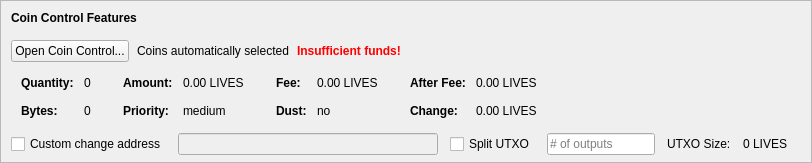
    <widget class="QFrame" name="frameCoinControl">
     <property name="sizePolicy">
      <sizepolicy hsizetype="Expanding" vsizetype="Expanding">
       <horstretch>0</horstretch>
       <verstretch>0</verstretch>
      </sizepolicy>
     </property>
     <property name="maximumSize">
      <size>
       <width>16777215</width>
       <height>16777215</height>
      </size>
     </property>
     <property name="frameShape">
      <enum>QFrame::StyledPanel</enum>
     </property>
     <property name="frameShadow">
      <enum>QFrame::Sunken</enum>
     </property>
     <layout class="QVBoxLayout" name="verticalLayoutCoinControl2">
      <property name="spacing">
       <number>0</number>
      </property>
      <property name="leftMargin">
       <number>0</number>
      </property>
      <property name="topMargin">
       <number>0</number>
      </property>
      <property name="rightMargin">
       <number>0</number>
      </property>
      <property name="bottomMargin">
       <number>6</number>
      </property>
      <item>
       <layout class="QVBoxLayout" name="verticalLayoutCoinControl" stretch="0,0,0,0,1">
        <property name="spacing">
         <number>0</number>
        </property>
        <property name="leftMargin">
         <number>10</number>
        </property>
        <property name="topMargin">
         <number>10</number>
        </property>
        <item>
         <layout class="QHBoxLayout" name="horizontalLayoutCoinControl1">
          <property name="bottomMargin">
           <number>15</number>
          </property>
          <item>
           <widget class="QLabel" name="labelCoinControlFeatures">
            <property name="sizePolicy">
             <sizepolicy hsizetype="Preferred" vsizetype="Maximum">
              <horstretch>0</horstretch>
              <verstretch>0</verstretch>
             </sizepolicy>
            </property>
            <property name="font">
             <font>
              <weight>75</weight>
              <bold>true</bold>
             </font>
            </property>
            <property name="styleSheet">
             <string notr="true">font-weight:bold;</string>
            </property>
            <property name="text">
             <string>Coin Control Features</string>
            </property>
           </widget>
          </item>
         </layout>
        </item>
        <item>
         <layout class="QHBoxLayout" name="horizontalLayoutCoinControl2" stretch="0,0,0,0">
          <property name="spacing">
           <number>8</number>
          </property>
          <property name="bottomMargin">
           <number>10</number>
          </property>
          <item>
           <widget class="QPushButton" name="pushButtonCoinControl">
            <property name="styleSheet">
             <string notr="true"/>
            </property>
            <property name="text">
             <string>Open Coin Control...</string>
            </property>
            <property name="autoDefault">
             <bool>false</bool>
            </property>
           </widget>
          </item>
          <item>
           <widget class="QLabel" name="labelCoinControlAutomaticallySelected">
            <property name="text">
             <string>Coins automatically selected</string>
            </property>
            <property name="margin">
             <number>5</number>
            </property>
           </widget>
          </item>
          <item>
           <widget class="QLabel" name="labelCoinControlInsuffFunds">
            <property name="font">
             <font>
              <weight>75</weight>
              <bold>true</bold>
             </font>
            </property>
            <property name="styleSheet">
             <string notr="true">color:red;font-weight:bold;</string>
            </property>
            <property name="text">
             <string>Insufficient funds!</string>
            </property>
            <property name="margin">
             <number>5</number>
            </property>
           </widget>
          </item>
          <item>
           <spacer name="horizontalSpacerCoinControl">
            <property name="orientation">
             <enum>Qt::Horizontal</enum>
            </property>
            <property name="sizeHint" stdset="0">
             <size>
              <width>40</width>
              <height>1</height>
             </size>
            </property>
           </spacer>
          </item>
         </layout>
        </item>
        <item>
         <widget class="QWidget" name="widgetCoinControl" native="true">
          <property name="sizePolicy">
           <sizepolicy hsizetype="Preferred" vsizetype="Preferred">
            <horstretch>0</horstretch>
            <verstretch>0</verstretch>
           </sizepolicy>
          </property>
          <property name="minimumSize">
           <size>
            <width>0</width>
            <height>0</height>
           </size>
          </property>
          <property name="styleSheet">
           <string notr="true"/>
          </property>
          <layout class="QHBoxLayout" name="horizontalLayoutCoinControl5">
           <property name="leftMargin">
            <number>0</number>
           </property>
           <property name="topMargin">
            <number>0</number>
           </property>
           <property name="rightMargin">
            <number>0</number>
           </property>
           <property name="bottomMargin">
            <number>0</number>
           </property>
           <item>
            <layout class="QHBoxLayout" name="horizontalLayoutCoinControl3" stretch="0,0,0,1">
             <property name="spacing">
              <number>20</number>
             </property>
             <property name="topMargin">
              <number>0</number>
             </property>
             <property name="bottomMargin">
              <number>10</number>
             </property>
             <item>
              <layout class="QFormLayout" name="formLayoutCoinControl1">
               <property name="horizontalSpacing">
                <number>10</number>
               </property>
               <property name="verticalSpacing">
                <number>14</number>
               </property>
               <property name="leftMargin">
                <number>10</number>
               </property>
               <property name="topMargin">
                <number>4</number>
               </property>
               <property name="rightMargin">
                <number>6</number>
               </property>
               <item row="0" column="0">
                <widget class="QLabel" name="labelCoinControlQuantityText">
                 <property name="font">
                  <font>
                   <weight>75</weight>
                   <bold>true</bold>
                  </font>
                 </property>
                 <property name="text">
                  <string>Quantity:</string>
                 </property>
                 <property name="margin">
                  <number>0</number>
                 </property>
                </widget>
               </item>
               <item row="0" column="1">
                <widget class="QLabel" name="labelCoinControlQuantity">
                 <property name="cursor">
                  <cursorShape>IBeamCursor</cursorShape>
                 </property>
                 <property name="contextMenuPolicy">
                  <enum>Qt::ActionsContextMenu</enum>
                 </property>
                 <property name="text">
                  <string notr="true">0</string>
                 </property>
                 <property name="margin">
                  <number>0</number>
                 </property>
                 <property name="textInteractionFlags">
                  <set>Qt::LinksAccessibleByMouse|Qt::TextSelectableByKeyboard|Qt::TextSelectableByMouse</set>
                 </property>
                </widget>
               </item>
               <item row="1" column="0">
                <widget class="QLabel" name="labelCoinControlBytesText">
                 <property name="font">
                  <font>
                   <weight>75</weight>
                   <bold>true</bold>
                  </font>
                 </property>
                 <property name="text">
                  <string>Bytes:</string>
                 </property>
                </widget>
               </item>
               <item row="1" column="1">
                <widget class="QLabel" name="labelCoinControlBytes">
                 <property name="cursor">
                  <cursorShape>IBeamCursor</cursorShape>
                 </property>
                 <property name="contextMenuPolicy">
                  <enum>Qt::ActionsContextMenu</enum>
                 </property>
                 <property name="text">
                  <string notr="true">0</string>
                 </property>
                 <property name="textInteractionFlags">
                  <set>Qt::LinksAccessibleByMouse|Qt::TextSelectableByKeyboard|Qt::TextSelectableByMouse</set>
                 </property>
                </widget>
               </item>
              </layout>
             </item>
             <item>
              <layout class="QFormLayout" name="formLayoutCoinControl2">
               <property name="horizontalSpacing">
                <number>10</number>
               </property>
               <property name="verticalSpacing">
                <number>14</number>
               </property>
               <property name="leftMargin">
                <number>6</number>
               </property>
               <property name="topMargin">
                <number>4</number>
               </property>
               <property name="rightMargin">
                <number>6</number>
               </property>
               <item row="0" column="0">
                <widget class="QLabel" name="labelCoinControlAmountText">
                 <property name="font">
                  <font>
                   <weight>75</weight>
                   <bold>true</bold>
                  </font>
                 </property>
                 <property name="text">
                  <string>Amount:</string>
                 </property>
                 <property name="margin">
                  <number>0</number>
                 </property>
                </widget>
               </item>
               <item row="0" column="1">
                <widget class="QLabel" name="labelCoinControlAmount">
                 <property name="cursor">
                  <cursorShape>IBeamCursor</cursorShape>
                 </property>
                 <property name="contextMenuPolicy">
                  <enum>Qt::ActionsContextMenu</enum>
                 </property>
                 <property name="text">
                  <string notr="true">0.00 LIVES</string>
                 </property>
                 <property name="textInteractionFlags">
                  <set>Qt::LinksAccessibleByMouse|Qt::TextSelectableByKeyboard|Qt::TextSelectableByMouse</set>
                 </property>
                </widget>
               </item>
               <item row="1" column="0">
                <widget class="QLabel" name="labelCoinControlPriorityText">
                 <property name="font">
                  <font>
                   <weight>75</weight>
                   <bold>true</bold>
                  </font>
                 </property>
                 <property name="text">
                  <string>Priority:</string>
                 </property>
                </widget>
               </item>
               <item row="1" column="1">
                <widget class="QLabel" name="labelCoinControlPriority">
                 <property name="cursor">
                  <cursorShape>IBeamCursor</cursorShape>
                 </property>
                 <property name="contextMenuPolicy">
                  <enum>Qt::ActionsContextMenu</enum>
                 </property>
                 <property name="text">
                  <string>medium</string>
                 </property>
                 <property name="textInteractionFlags">
                  <set>Qt::LinksAccessibleByMouse|Qt::TextSelectableByKeyboard|Qt::TextSelectableByMouse</set>
                 </property>
                </widget>
               </item>
              </layout>
             </item>
             <item>
              <layout class="QFormLayout" name="formLayoutCoinControl3">
               <property name="horizontalSpacing">
                <number>10</number>
               </property>
               <property name="verticalSpacing">
                <number>14</number>
               </property>
               <property name="leftMargin">
                <number>6</number>
               </property>
               <property name="topMargin">
                <number>4</number>
               </property>
               <property name="rightMargin">
                <number>6</number>
               </property>
               <item row="0" column="0">
                <widget class="QLabel" name="labelCoinControlFeeText">
                 <property name="font">
                  <font>
                   <weight>75</weight>
                   <bold>true</bold>
                  </font>
                 </property>
                 <property name="text">
                  <string>Fee:</string>
                 </property>
                 <property name="margin">
                  <number>0</number>
                 </property>
                </widget>
               </item>
               <item row="0" column="1">
                <widget class="QLabel" name="labelCoinControlFee">
                 <property name="cursor">
                  <cursorShape>IBeamCursor</cursorShape>
                 </property>
                 <property name="contextMenuPolicy">
                  <enum>Qt::ActionsContextMenu</enum>
                 </property>
                 <property name="text">
                  <string notr="true">0.00 LIVES</string>
                 </property>
                 <property name="textInteractionFlags">
                  <set>Qt::LinksAccessibleByMouse|Qt::TextSelectableByKeyboard|Qt::TextSelectableByMouse</set>
                 </property>
                </widget>
               </item>
               <item row="1" column="0">
                <widget class="QLabel" name="labelCoinControlLowOutputText">
                 <property name="font">
                  <font>
                   <weight>75</weight>
                   <bold>true</bold>
                  </font>
                 </property>
                 <property name="text">
                  <string>Dust:</string>
                 </property>
                </widget>
               </item>
               <item row="1" column="1">
                <widget class="QLabel" name="labelCoinControlLowOutput">
                 <property name="cursor">
                  <cursorShape>IBeamCursor</cursorShape>
                 </property>
                 <property name="contextMenuPolicy">
                  <enum>Qt::ActionsContextMenu</enum>
                 </property>
                 <property name="text">
                  <string>no</string>
                 </property>
                 <property name="textInteractionFlags">
                  <set>Qt::LinksAccessibleByMouse|Qt::TextSelectableByKeyboard|Qt::TextSelectableByMouse</set>
                 </property>
                </widget>
               </item>
              </layout>
             </item>
             <item>
              <layout class="QFormLayout" name="formLayoutCoinControl4">
               <property name="horizontalSpacing">
                <number>10</number>
               </property>
               <property name="verticalSpacing">
                <number>14</number>
               </property>
               <property name="leftMargin">
                <number>6</number>
               </property>
               <property name="topMargin">
                <number>4</number>
               </property>
               <property name="rightMargin">
                <number>6</number>
               </property>
               <item row="0" column="0">
                <widget class="QLabel" name="labelCoinControlAfterFeeText">
                 <property name="font">
                  <font>
                   <weight>75</weight>
                   <bold>true</bold>
                  </font>
                 </property>
                 <property name="text">
                  <string>After Fee:</string>
                 </property>
                 <property name="margin">
                  <number>0</number>
                 </property>
                </widget>
               </item>
               <item row="0" column="1">
                <widget class="QLabel" name="labelCoinControlAfterFee">
                 <property name="cursor">
                  <cursorShape>IBeamCursor</cursorShape>
                 </property>
                 <property name="contextMenuPolicy">
                  <enum>Qt::ActionsContextMenu</enum>
                 </property>
                 <property name="text">
                  <string notr="true">0.00 LIVES</string>
                 </property>
                 <property name="textInteractionFlags">
                  <set>Qt::LinksAccessibleByMouse|Qt::TextSelectableByKeyboard|Qt::TextSelectableByMouse</set>
                 </property>
                </widget>
               </item>
               <item row="1" column="0">
                <widget class="QLabel" name="labelCoinControlChangeText">
                 <property name="font">
                  <font>
                   <weight>75</weight>
                   <bold>true</bold>
                  </font>
                 </property>
                 <property name="text">
                  <string>Change:</string>
                 </property>
                </widget>
               </item>
               <item row="1" column="1">
                <widget class="QLabel" name="labelCoinControlChange">
                 <property name="cursor">
                  <cursorShape>IBeamCursor</cursorShape>
                 </property>
                 <property name="contextMenuPolicy">
                  <enum>Qt::ActionsContextMenu</enum>
                 </property>
                 <property name="text">
                  <string notr="true">0.00 LIVES</string>
                 </property>
                 <property name="textInteractionFlags">
                  <set>Qt::LinksAccessibleByMouse|Qt::TextSelectableByKeyboard|Qt::TextSelectableByMouse</set>
                 </property>
                </widget>
               </item>
              </layout>
             </item>
            </layout>
           </item>
          </layout>
         </widget>
        </item>
        <item>
         <layout class="QHBoxLayout" name="horizontalLayoutCoinControl4" stretch="0,0,0,0,0,0,0">
          <property name="spacing">
           <number>12</number>
          </property>
          <property name="sizeConstraint">
           <enum>QLayout::SetDefaultConstraint</enum>
          </property>
          <property name="topMargin">
           <number>5</number>
          </property>
          <property name="rightMargin">
           <number>5</number>
          </property>
          <item>
           <widget class="QCheckBox" name="checkBoxCoinControlChange">
            <property name="toolTip">
             <string>If this is activated, but the change address is empty or invalid, change will be sent to a newly generated address.</string>
            </property>
            <property name="text">
             <string>Custom change address</string>
            </property>
           </widget>
          </item>
          <item>
           <widget class="QValidatedLineEdit" name="lineEditCoinControlChange">
            <property name="enabled">
             <bool>false</bool>
            </property>
            <property name="sizePolicy">
             <sizepolicy hsizetype="Expanding" vsizetype="Fixed">
              <horstretch>0</horstretch>
              <verstretch>0</verstretch>
             </sizepolicy>
            </property>
           </widget>
          </item>
          <item>
           <widget class="QCheckBox" name="splitBlockCheckBox">
            <property name="text">
             <string>Split UTXO</string>
            </property>
           </widget>
          </item>
          <item>
           <widget class="QLineEdit" name="splitBlockLineEdit">
            <property name="sizePolicy">
             <sizepolicy hsizetype="Fixed" vsizetype="Fixed">
              <horstretch>50</horstretch>
              <verstretch>0</verstretch>
             </sizepolicy>
            </property>
            <property name="placeholderText">
             <string># of outputs</string>
            </property>
           </widget>
          </item>
          <item>
           <widget class="QLabel" name="labelBlockSizeText">
            <property name="text">
             <string>UTXO Size:</string>
            </property>
           </widget>
          </item>
          <item>
           <widget class="QLabel" name="labelBlockSize">
            <property name="text">
             <string>0 LIVES</string>
            </property>
           </widget>
          </item>
          <item>
           <widget class="QLabel" name="labelCoinControlChangeLabel">
            <property name="sizePolicy">
             <sizepolicy hsizetype="Preferred" vsizetype="Expanding">
              <horstretch>0</horstretch>
              <verstretch>0</verstretch>
             </sizepolicy>
            </property>
            <property name="minimumSize">
             <size>
              <width>0</width>
              <height>0</height>
             </size>
            </property>
            <property name="text">
             <string/>
            </property>
            <property name="margin">
             <number>3</number>
            </property>
           </widget>
          </item>
         </layout>
        </item>
        <item>
         <spacer name="verticalSpacerCoinControl">
          <property name="orientation">
           <enum>Qt::Vertical</enum>
          </property>
          <property name="sizeHint" stdset="0">
           <size>
            <width>800</width>
            <height>1</height>
           </size>
          </property>
         </spacer>
        </item>
       </layout>
      </item>
     </layout>
    </widget>
